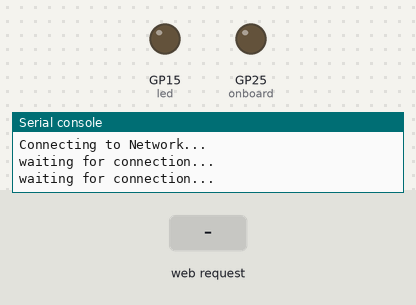
Bench run of a program on a simulated Raspberry Pi Pico running MicroPython. On the bench: output pins drawn as LEDs (lit = HIGH), the last lines printed to the serial console. Inputs (shaded band) come from the test bench. WiFi joins after 1.5 s.

Above: at 1.2 s.
1.3 s: HTTP request GET /light/on received
At 2.25 s:
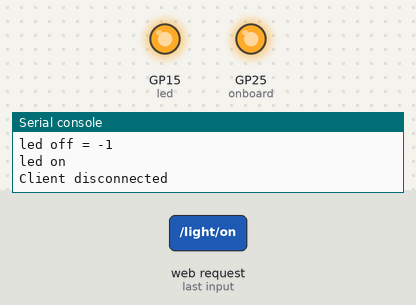
At 3.7 s:
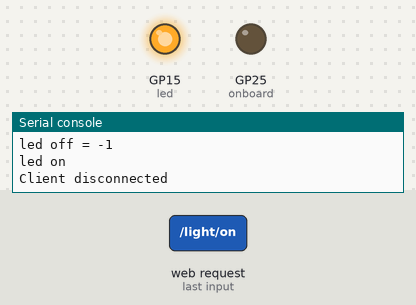
4.0 s: HTTP request GET /light/off received
At 7.9 s:
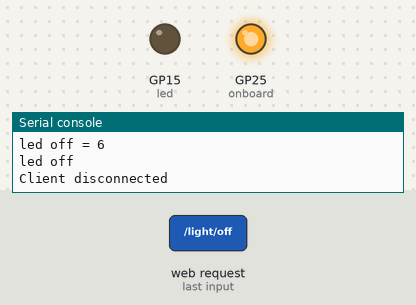
Timing chart, 0 to 14.5 s (numbered marks = the images above; inputs shaded):
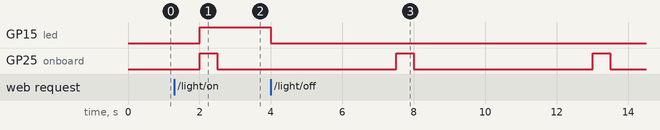

The program:

main.py
```python
import network
import socket
import time
import urequests
from machine import Pin
import uasyncio as asyncio
import ujson

sensor_temp = machine.ADC(4)
conversion_factor = 3.3 / (65535)

led = Pin(15, Pin.OUT)
onboard = Pin("LED", Pin.OUT, value=0)

ssid = ''
password = ''

html = """<!DOCTYPE html>
<html>
 <head> <title>Pico W</title> </head>
 <body> <h1>Pico W</h1>
 <p>%s</p>
 </body>
</html>
"""

wlan = network.WLAN(network.STA_IF)
def connect_to_network():
    wlan.active(True)
    wlan.config(pm = 0xa11140)
    wlan.ifconfig(('192.168.1.99', '255.255.255.0', '192.168.1.1', '8.8.8.8'))
    # Disable power-save mode
    wlan.connect(ssid, password)
    max_wait = 10
    while max_wait > 0:
        if wlan.status() < 0 or wlan.status() >= 3:
            break
        max_wait -= 1
        print('waiting for connection...')
        time.sleep(1)
    if wlan.status() != 3:
        raise RuntimeError('network connection failed')
    else:
         print('connected')
         status = wlan.ifconfig()
         print('ip = ' + status[0])

def read_temperature():
        reading = sensor_temp.read_u16() * conversion_factor
        # The temperature sensor measures the Vbe voltage of a biased bipolar diode, connected to the fifth ADC channel
        # Typically, Vbe = 0.706V at 27 degrees C, with a slope of -1.721mV (0.001721) per degree.
        temperature = 27 - (reading - 0.706)/0.001721
        return round(temperature, 2)

async def serve_client(reader, writer):
    global html
    print("Client connected")
    request_line = await reader.readline()
    print("Request:", request_line)
    # We are not interested in HTTP request headers, skip them
    while await reader.readline() != b"\r\n":
        pass
    request = str(request_line)
    led_on = request.find('/light/on')
    led_off = request.find('/light/off')
    temp_querry = request.find('/temperature')
    data_request = request.find('/jsondata')  # request for json data
    print( 'led on = ' + str(led_on))
    print( 'led off = ' + str(led_off))

    stateis = ""
    json_payload = False
    if led_on == 6:
        print("led on")
        led.value(1)
        stateis = "LED is ON"

    if led_off == 6:
        print("led off")
        led.value(0)
        stateis = "LED is OFF"

    if temp_querry == 6:
        temperature = read_temperature()
        stateis = f"Internal temperature: {temperature} C\370"

    if data_request == 6:
        temperature = read_temperature()
        data = {
            "pico_chip_temp": temperature,
            }
        data_json = ujson.dumps(data)
        json_payload = True

    if json_payload:
        print("Will send json data")
        response = data_json
        writer.write('HTTP/1.0 200 OK\r\nContent-type: application/json\r\n\r\n')
        writer.write(response)
        json_payload = False

    else:
        response = html % stateis
        writer.write('HTTP/1.0 200 OK\r\nContent-type: text/html\r\n\r\n')
        writer.write(response)


    await writer.drain()
    await writer.wait_closed()
    print("Client disconnected")

async def main():
    print('Connecting to Network...')
    connect_to_network()
    print('Setting up webserver...')
    asyncio.create_task(asyncio.start_server(serve_client, "0.0.0.0", 80))
    print('Webserver started')
    while True:
        onboard.on()
        #print("heartbeat")
        await asyncio.sleep(0.5)
        onboard.off()
        await asyncio.sleep(5)

try:
    asyncio.run(main())
finally:
    asyncio.new_event_loop()
```

Measured:
- after the input at 1.3 s, GP15 (led): LOW → HIGH after 0.71 s
- after the input at 4.0 s, GP15 (led): HIGH → LOW at once
- by itself, GP25 (onboard): alternates HIGH for 0.50 s and LOW for 5.0 s
